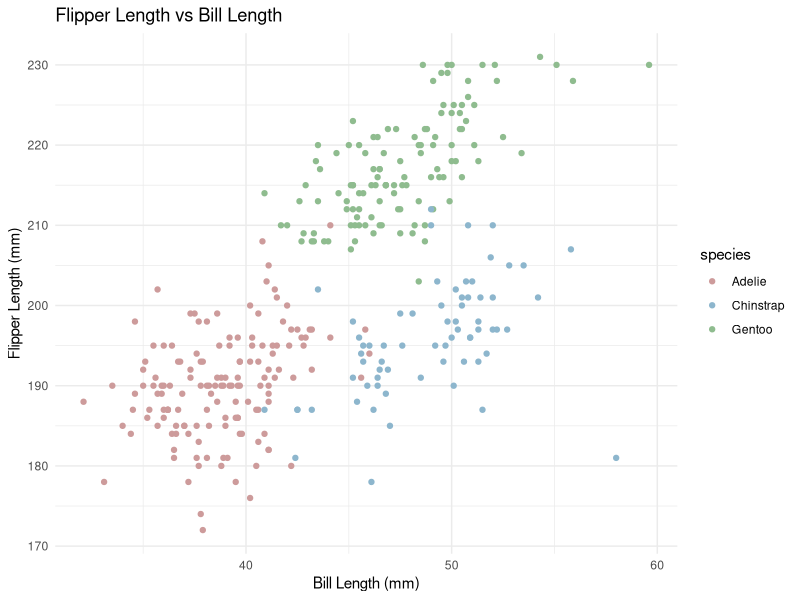
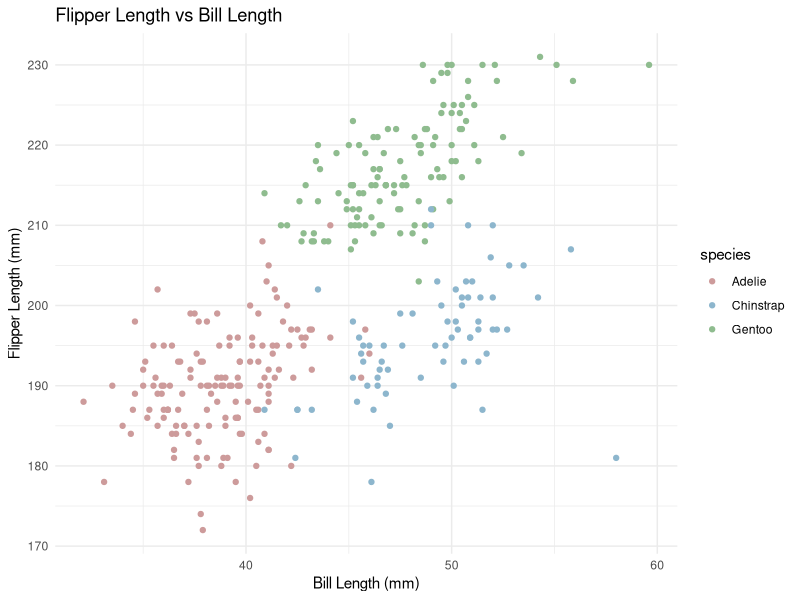

These charts were generated, in order, by the following R code:
## ---- chunk 1
knitr::opts_chunk$set(echo = TRUE)
## ---- chunk 2
data("penguins", package = "palmerpenguins")
summary(penguins)
nrow(penguins) # the number of rows
ncol(penguins) # the number of columns
## ---- chunk 3
library(ggplot2)
p1 = ggplot(na.omit(penguins), aes(x = bill_length_mm, y = flipper_length_mm, color = species)) +
  geom_point() +  
  scale_color_manual(values = c("Adelie" = "#CD9B9B", "Chinstrap" = "#8DB6CD", "Gentoo" = "#8FBC8F")) +
  labs(title = "Flipper Length vs Bill Length",
       x = "Bill Length (mm)",
       y = "Flipper Length (mm)") +
  theme_minimal()
p1

ggsave(filename = "penguins_scatterplot.png", plot = p1, width = 10, height = 7, dpi = 300)
## ---- chunk 4
library(tibble)
set.seed(123)
df <- tibble(
  number = rnorm(10),
  logical_vector = rnorm(10) > 0,
  character_vector = sample(c("A", "B", "C", "D", "E"), 10, replace = TRUE),
  factor_vector = factor(sample(c("Level1", "Level2", "Level3"), 10, replace = TRUE))
)
## ---- chunk 5
library(dplyr)
number_mean = df %>% 
  pull(number) %>%
  mean()
number_mean
## ---- chunk 6
logical_vector_mean = df %>% 
  pull(logical_vector) %>%
  mean()
logical_vector_mean
## ---- chunk 7
character_vector_mean = df %>% 
  pull(character_vector) %>%
  mean()
character_vector_mean
## ---- chunk 8
factor_vector_mean = df %>% 
  pull(factor_vector) %>%
  mean()
factor_vector_mean
